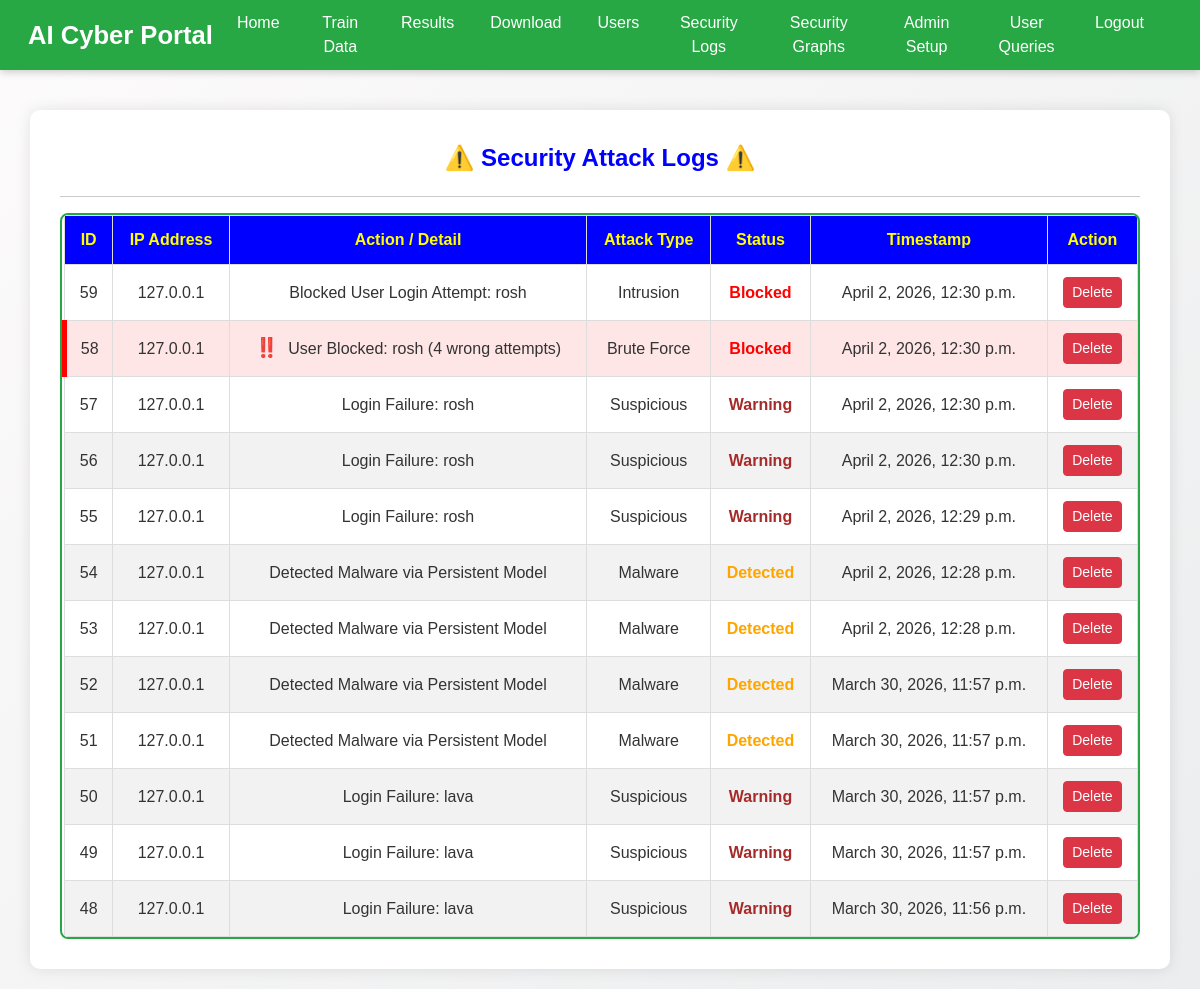
Screenshot of /attack_logs/ (signed in) with the database file from the repository.
### Service_Provider/models.py (models this page shows, shortened)
class AttackLog(models.Model):
    ip_address = models.CharField(max_length=50)
    action = models.CharField(max_length=100)
    attack_type = models.CharField(max_length=50)
    status = models.CharField(max_length=50)
    is_alert = models.BooleanField(default=False)
    country = models.CharField(max_length=50, default='Unknown')
    city = models.CharField(max_length=50, default='Unknown')
    timestamp = models.DateTimeField(auto_now_add=True)

### Service_Provider/views.py (the view)
# urls.py: path('attack_logs/', serviceprovider.view_attack_logs, name="attack_logs"),
def view_attack_logs(request):
    if 'admin_id' not in request.session:
        log_attack(request.META.get('REMOTE_ADDR'), "Unauthorized Access Attempt to Attack Logs", "Intrusion", "Blocked", request=request)
        return HttpResponse("Unauthorized Access", status=403)
    logs = AttackLog.objects.all().order_by('-timestamp')
    return render(request, "SProvider/attack_logs.html", {"logs": logs})

### Template/htmls/SProvider/attack_logs.html (shortened to what this page needs)
{% extends 'SProvider/Header.html' %}
{% block researchblock %}
<div class="container">
  <p class="style1">⚠️ Security Attack Logs ⚠️</p>
  <hr>
  <div class="table-container">
    <table>
      <thead>
        <tr>
          <th>ID</th>
          <th>IP Address</th>
          <th>Action / Detail</th>
          <th>Attack Type</th>
          <th>Status</th>
          <th>Timestamp</th>
          <th>Action</th>
        </tr>
      </thead>
      <tbody>
        {% for log in logs %}
        <tr class="{% if log.is_alert %}row-alert{% endif %}">
          <td>{{ log.id }}</td>
          <td>{{ log.ip_address }}</td>
          <td>
            {% if log.is_alert %}<span class="alert-icon">‼️</span>{% endif %}
            {{ log.action }}
          </td>
          <td>{{ log.attack_type }}</td>
          <td class="{% if log.status == 'Blocked' %}status-blocked{% elif log.status == 'Detected' %}status-detected{% else %}status-warning{% endif %}">
            {{ log.status }}
          </td>
          <td>{{ log.timestamp }}</td>
          <td>
            <a href="{% url 'delete_attack_log' log.id %}" class="btn btn-danger btn-sm" onclick="return confirm('Are you sure you want to delete this log?')">Delete</a>
          </td>
        </tr>
        {% empty %}
        <tr>
          <td colspan="7">No attacks detected yet. System is safe.</td>
        </tr>
        {% endfor %}
      </tbody>
    </table>
  </div>
</div>
{% endblock %}

### Template/htmls/SProvider/Header.html (style rules this page uses)
body { font-family: "Poppins", sans-serif; background: linear-gradient(135deg, #fdfbfb, #ebedee); color: #333; min-height: 100vh; margin: 0; }

### Template/htmls/SProvider/attack_logs.html (style rules this page uses)
.container { background-color: white; padding: 30px; border-radius: 10px; box-shadow: 0 0 15px rgba(0, 0, 0, 0.1); margin-top: 20px; }
.style1 { color: #0000FF; font-weight: bold; text-align: center; font-size: 24px; margin-bottom: 20px; }
.table-container { border: 2px solid #28a745; border-radius: 8px; overflow-x: auto; width: 100%; }
table { width: 100%; border-collapse: collapse; text-align: center; }
th, td { border: 1px solid #ddd; padding: 12px; }
th { background-color: #0000FF; color: yellow; font-weight: bold; }
tr:nth-child(even) { background-color: #f2f2f2; }
.status-blocked { color: red; font-weight: bold; }
.status-detected { color: orange; font-weight: bold; }
.status-warning { color: brown; font-weight: bold; }
.row-alert { background-color: #ffe6e6 !important; border-left: 5px solid red; }
.alert-icon { color: red; font-size: 1.2rem; margin-right: 5px; }

### rows the page displays
AttackLog: id "59", ip_address "127.0.0.1", action "Blocked User Login Attempt: rosh", attack_type "Intrusion", status "Blocked", timestamp "April 2, 2026, 12:30 p.m."
AttackLog: id "58", ip_address "127.0.0.1", action "User Blocked: rosh (4 wrong attempts)", attack_type "Brute Force", status "Blocked", timestamp "April 2, 2026, 12:30 p.m."
AttackLog: id "57", ip_address "127.0.0.1", action "Login Failure: rosh", attack_type "Suspicious", status "Warning", timestamp "April 2, 2026, 12:30 p.m."
AttackLog: id "56", ip_address "127.0.0.1", action "Login Failure: rosh", attack_type "Suspicious", status "Warning", timestamp "April 2, 2026, 12:30 p.m."
AttackLog: id "55", ip_address "127.0.0.1", action "Login Failure: rosh", attack_type "Suspicious", status "Warning", timestamp "April 2, 2026, 12:29 p.m."
AttackLog: id "54", ip_address "127.0.0.1", action "Detected Malware via Persistent Model", attack_type "Malware", status "Detected", timestamp "April 2, 2026, 12:28 p.m."
AttackLog: id "53", ip_address "127.0.0.1", action "Detected Malware via Persistent Model", attack_type "Malware", status "Detected", timestamp "April 2, 2026, 12:28 p.m."
AttackLog: id "52", ip_address "127.0.0.1", action "Detected Malware via Persistent Model", attack_type "Malware", status "Detected", timestamp "March 30, 2026, 11:57 p.m."
AttackLog: id "51", ip_address "127.0.0.1", action "Detected Malware via Persistent Model", attack_type "Malware", status "Detected", timestamp "March 30, 2026, 11:57 p.m."
AttackLog: id "50", ip_address "127.0.0.1", action "Login Failure: lava", attack_type "Suspicious", status "Warning", timestamp "March 30, 2026, 11:57 p.m."
AttackLog: id "49", ip_address "127.0.0.1", action "Login Failure: lava", attack_type "Suspicious", status "Warning", timestamp "March 30, 2026, 11:57 p.m."
AttackLog: id "48", ip_address "127.0.0.1", action "Login Failure: lava", attack_type "Suspicious", status "Warning", timestamp "March 30, 2026, 11:56 p.m."
